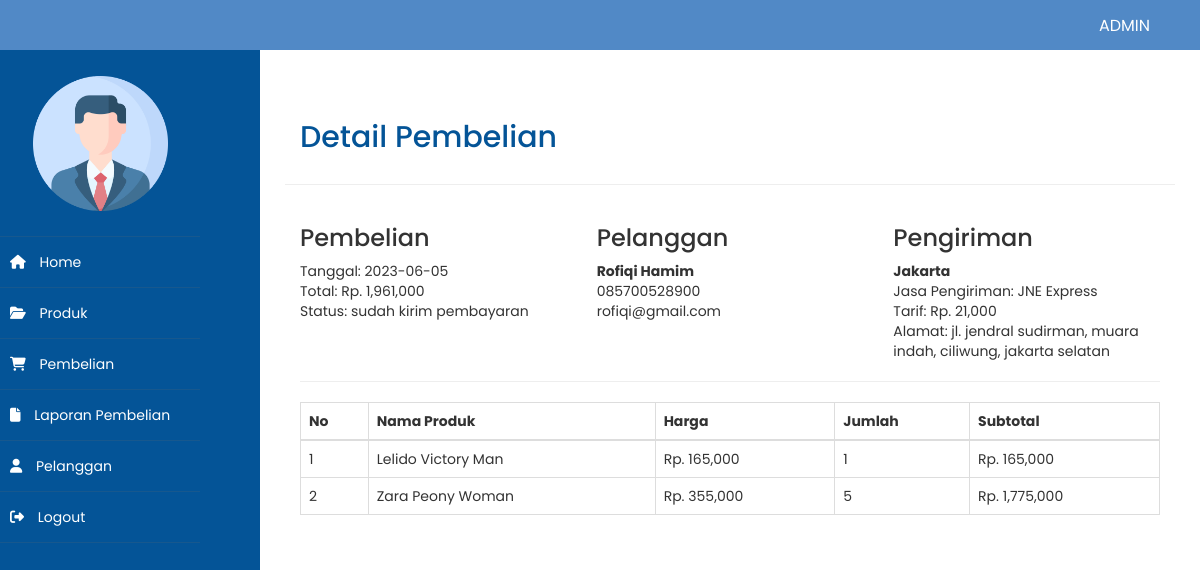
Page /parfum_shop/admin/index.php?halaman=detail&id=4 (signed in) on the committed database.
### tables this page shows
CREATE TABLE `pembelian` (
  `id_pembelian` int(11) NOT NULL,
  `id_pelangganbeli` int(11) NOT NULL,
  `id_ongkir` int(11) NOT NULL,
  `id_jasa` int(11) NOT NULL,
  `tanggal_pembelian` date NOT NULL,
  `total_pembelian` int(11) NOT NULL,
  `nama_kota` varchar(100) NOT NULL,
  `tarif` int(11) NOT NULL,
  `alamat_pengiriman` text NOT NULL,
  `nama_jasa` varchar(100) NOT NULL,
  `status_pembelian` varchar(100) NOT NULL DEFAULT 'pending',
  `resi_pengiriman` varchar(100) NOT NULL
);

CREATE TABLE `pelanggan` (
  `id_pelanggan` int(11) NOT NULL,
  `email_pelanggan` varchar(100) NOT NULL,
  `password_pelanggan` varchar(50) NOT NULL,
  `nama_pelanggan` varchar(100) NOT NULL,
  `telp_pelanggan` varchar(25) NOT NULL,
  `alamat_pelanggan` text NOT NULL
);

CREATE TABLE `pembelian_product` (
  `id_pembelian_product` int(11) NOT NULL,
  `id_pembelian` int(11) NOT NULL,
  `id_product` int(11) NOT NULL,
  `jumlah` int(11) NOT NULL,
  `nama` varchar(100) NOT NULL,
  `harga` int(11) NOT NULL,
  `berat` int(11) NOT NULL,
  `subberat` int(11) NOT NULL,
  `subharga` int(11) NOT NULL
);

CREATE TABLE `product` (
  `id_product` int(11) NOT NULL,
  `nama_product` varchar(100) NOT NULL,
  `harga_product` int(11) NOT NULL,
  `berat_product` int(11) NOT NULL,
  `gambar_product` varchar(100) NOT NULL,
  `deksripsi_product` text NOT NULL,
  `stok_produk` int(11) NOT NULL
);

### parfum_shop/admin/detail.php (the view, shortened to what this page needs)
<head>
</head>
<h2>Detail Pembelian</h2>
<?php
$ambl = $kn->query("SELECT * FROM pembelian JOIN pelanggan ON pembelian.id_pelangganbeli=pelanggan.id_pelanggan WHERE pembelian.id_pembelian='$_GET[id]'");
$detail = $ambl->fetch_assoc();
?>
<div class="row">
    <hr>
    <div class="col-md-4">
        <h3>Pembelian</h3>
           Tanggal: <?php echo $detail['tanggal_pembelian']; ?> <br>
           Total: Rp. <?php echo number_format ($detail['total_pembelian']); ?> <br>
           Status: <?php echo $detail["status_pembelian"]; ?>
    </div>
    <div class="col-md-4">
        <h3>Pelanggan</h3>
        <strong><?php echo $detail['nama_pelanggan']; ?></strong> <br>
           <?php echo $detail['telp_pelanggan']; ?> <br>
           <?php echo $detail['email_pelanggan']; ?>
    </div>
    <div class="col-md-4">
        <h3>Pengiriman</h3>
        <strong><?php echo $detail['nama_kota'] ?></strong><br>
        Jasa Pengiriman: <?php echo $detail['nama_jasa'] ?><br>
        Tarif: Rp. <?php echo number_format($detail['tarif']); ?><br>
        Alamat: <?php echo $detail['alamat_pengiriman']; ?>
    </div>
</div>
<hr>
<table id="op" class="table table-bordered">
    <thead>
        <tr>
            <th>No</th>
            <th>Nama Produk</th>
            <th>Harga</th>
            <th>Jumlah</th>
            <th>Subtotal</th>
        </tr>
    </thead>
    <tbody>
        <?php $nmr=1; ?>
        <?php $ambl=$kn->query("SELECT * FROM pembelian_product JOIN product ON pembelian_product.id_product=product.id_product WHERE pembelian_product.id_pembelian='$_GET[id]'"); ?>
        <?php while($pch=$ambl->fetch_assoc()){ ?>
        <tr>
            <td><?php echo $nmr; ?></td>
            <td><?php echo $pch['nama_product']; ?></td>
            <td>Rp. <?php echo number_format ($pch['harga_product']); ?></td>
            <td><?php echo $pch['jumlah']; ?></td>
            <td>
               Rp. <?php echo number_format ($pch['harga_product']*$pch['jumlah']); ?>
            </td>
        </tr>
        <?php $nmr++; ?>
        <?php } ?>
    </tbody>
</table>

### parfum_shop/admin/assets/css/newcustom.css (style rules this page uses)
body { font-family: "Open Sans", sans-serif; }
h2 { color: #f00; }

### parfum_shop/admin/detail.php (style rules this page uses)
h2 { font-family: 'Poppins', sans-serif; color:#045497; }
.row { font-family: 'Poppins', sans-serif; }
#op { font-family: 'Poppins', sans-serif; }

### rows in the picture
pembelian: tanggal_pembelian "2023-06-05", total_pembelian "1,961,000", status_pembelian "sudah kirim pembayaran", pelanggan.nama_pelanggan "Rofiqi Hamim", pelanggan.telp_pelanggan "085700528900", pelanggan.email_pelanggan "rofiqi@gmail.com", nama_kota "Jakarta", nama_jasa "JNE Express", tarif "21,000", alamat_pengiriman "jl. jendral sudirman, muara indah, ciliwung, jakarta selatan"
pembelian_product: id_product.nama_product "Lelido Victory Man", id_product.harga_product "165,000", jumlah "1", $pch['harga_product']*$pch['jumlah'] "165,000"
pembelian_product: id_product.nama_product "Zara Peony Woman", id_product.harga_product "355,000", jumlah "5", $pch['harga_product']*$pch['jumlah'] "1,775,000"
